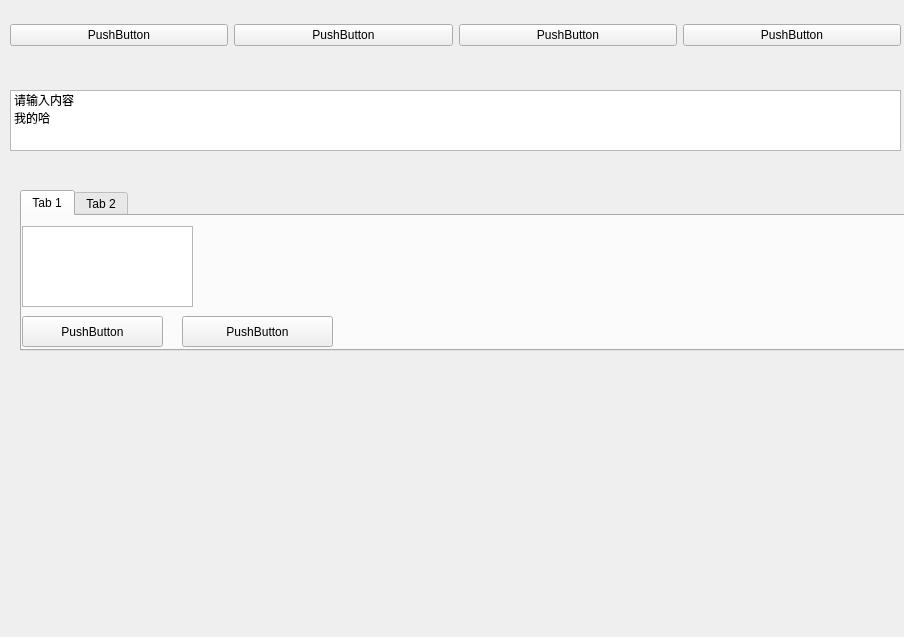
<?xml version="1.0" encoding="UTF-8"?>
<ui version="4.0">
 <class>Form</class>
 <widget class="QWidget" name="Form">
  <property name="geometry">
   <rect>
    <x>0</x>
    <y>0</y>
    <width>904</width>
    <height>637</height>
   </rect>
  </property>
  <property name="windowTitle">
   <string>Form</string>
  </property>
  <property name="styleSheet">
   <string notr="true">QPushButton[flat='false']:hover{ 
    font: 6pt &quot;Adobe 宋体 Std L&quot;;
    color: rgb(22, 222, 22) ;
    font-size:26px;
}
pushButton_2[flat='false']:hover{ 
    font: 6pt &quot;Adobe 宋体 Std L&quot;;
    color: rgb(22, 22, 222) ;
    font-size:6px;
}</string>
  </property>
  <widget class="QWidget" name="layoutWidget">
   <property name="geometry">
    <rect>
     <x>10</x>
     <y>10</y>
     <width>891</width>
     <height>51</height>
    </rect>
   </property>
   <layout class="QHBoxLayout" name="horizontalLayout">
    <item>
     <widget class="QPushButton" name="pushButton">
      <property name="text">
       <string>PushButton</string>
      </property>
      <property name="flat">
       <bool>false</bool>
      </property>
     </widget>
    </item>
    <item>
     <widget class="QPushButton" name="pushButton_2">
      <property name="text">
       <string>PushButton</string>
      </property>
     </widget>
    </item>
    <item>
     <widget class="QPushButton" name="pushButton_3">
      <property name="styleSheet">
       <string notr="true"/>
      </property>
      <property name="text">
       <string>PushButton</string>
      </property>
      <property name="flat">
       <bool>false</bool>
      </property>
     </widget>
    </item>
    <item>
     <widget class="QPushButton" name="pushButton_4">
      <property name="text">
       <string>PushButton</string>
      </property>
      <property name="flat">
       <bool>false</bool>
      </property>
     </widget>
    </item>
   </layout>
  </widget>
  <widget class="QListWidget" name="listWidget">
   <property name="geometry">
    <rect>
     <x>10</x>
     <y>90</y>
     <width>891</width>
     <height>61</height>
    </rect>
   </property>
   <item>
    <property name="text">
     <string>请输入内容</string>
    </property>
   </item>
   <item>
    <property name="text">
     <string>我的哈</string>
    </property>
   </item>
  </widget>
  <widget class="QTabWidget" name="tabWidget">
   <property name="geometry">
    <rect>
     <x>20</x>
     <y>190</y>
     <width>901</width>
     <height>161</height>
    </rect>
   </property>
   <property name="currentIndex">
    <number>0</number>
   </property>
   <widget class="QWidget" name="tab">
    <attribute name="title">
     <string>Tab 1</string>
    </attribute>
    <widget class="QPushButton" name="pushButton_5">
     <property name="geometry">
      <rect>
       <x>0</x>
       <y>100</y>
       <width>141</width>
       <height>31</height>
      </rect>
     </property>
     <property name="text">
      <string>PushButton</string>
     </property>
    </widget>
    <widget class="QPushButton" name="pushButton_6">
     <property name="geometry">
      <rect>
       <x>160</x>
       <y>100</y>
       <width>151</width>
       <height>31</height>
      </rect>
     </property>
     <property name="text">
      <string>PushButton</string>
     </property>
    </widget>
    <widget class="QListView" name="listView">
     <property name="geometry">
      <rect>
       <x>0</x>
       <y>10</y>
       <width>171</width>
       <height>81</height>
      </rect>
     </property>
    </widget>
   </widget>
   <widget class="QWidget" name="tab_2">
    <attribute name="title">
     <string>Tab 2</string>
    </attribute>
    <widget class="QListView" name="listView_2">
     <property name="geometry">
      <rect>
       <x>10</x>
       <y>10</y>
       <width>261</width>
       <height>111</height>
      </rect>
     </property>
    </widget>
    <widget class="QTextBrowser" name="textBrowser">
     <property name="geometry">
      <rect>
       <x>290</x>
       <y>10</y>
       <width>256</width>
       <height>111</height>
      </rect>
     </property>
     <property name="html">
      <string>&lt;!DOCTYPE HTML PUBLIC &quot;-//W3C//DTD HTML 4.0//EN&quot; &quot;http://www.w3.org/TR/REC-html40/strict.dtd&quot;&gt;
&lt;html&gt;&lt;head&gt;&lt;meta name=&quot;qrichtext&quot; content=&quot;1&quot; /&gt;&lt;style type=&quot;text/css&quot;&gt;
p, li { white-space: pre-wrap; }
&lt;/style&gt;&lt;/head&gt;&lt;body style=&quot; font-family:'SimSun'; font-size:9pt; font-weight:400; font-style:normal;&quot;&gt;
&lt;p style=&quot; margin-top:0px; margin-bottom:0px; margin-left:0px; margin-right:0px; -qt-block-indent:0; text-indent:0px;&quot;&gt;请输入内容&lt;/p&gt;&lt;/body&gt;&lt;/html&gt;</string>
     </property>
    </widget>
    <widget class="QTextEdit" name="textEdit">
     <property name="geometry">
      <rect>
       <x>550</x>
       <y>10</y>
       <width>221</width>
       <height>111</height>
      </rect>
     </property>
     <property name="html">
      <string>&lt;!DOCTYPE HTML PUBLIC &quot;-//W3C//DTD HTML 4.0//EN&quot; &quot;http://www.w3.org/TR/REC-html40/strict.dtd&quot;&gt;
&lt;html&gt;&lt;head&gt;&lt;meta name=&quot;qrichtext&quot; content=&quot;1&quot; /&gt;&lt;style type=&quot;text/css&quot;&gt;
p, li { white-space: pre-wrap; }
&lt;/style&gt;&lt;/head&gt;&lt;body style=&quot; font-family:'SimSun'; font-size:9pt; font-weight:400; font-style:normal;&quot;&gt;
&lt;p style=&quot; margin-top:0px; margin-bottom:0px; margin-left:0px; margin-right:0px; -qt-block-indent:0; text-indent:0px;&quot;&gt;请输入内2&lt;/p&gt;
&lt;p style=&quot;-qt-paragraph-type:empty; margin-top:0px; margin-bottom:0px; margin-left:0px; margin-right:0px; -qt-block-indent:0; text-indent:0px;&quot;&gt;&lt;br /&gt;&lt;/p&gt;&lt;/body&gt;&lt;/html&gt;</string>
     </property>
    </widget>
   </widget>
  </widget>
 </widget>
 <resources/>
 <connections/>
</ui>
